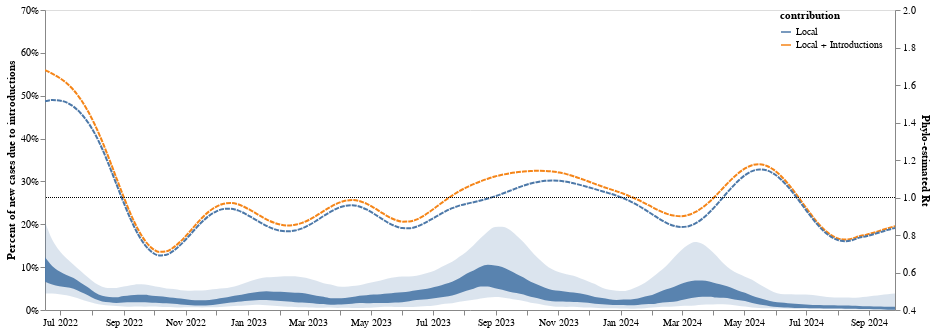

Source (notebook cell):
### Code cell
alt.layer(intro_plot, line_rt).resolve_scale(y= "independent")
